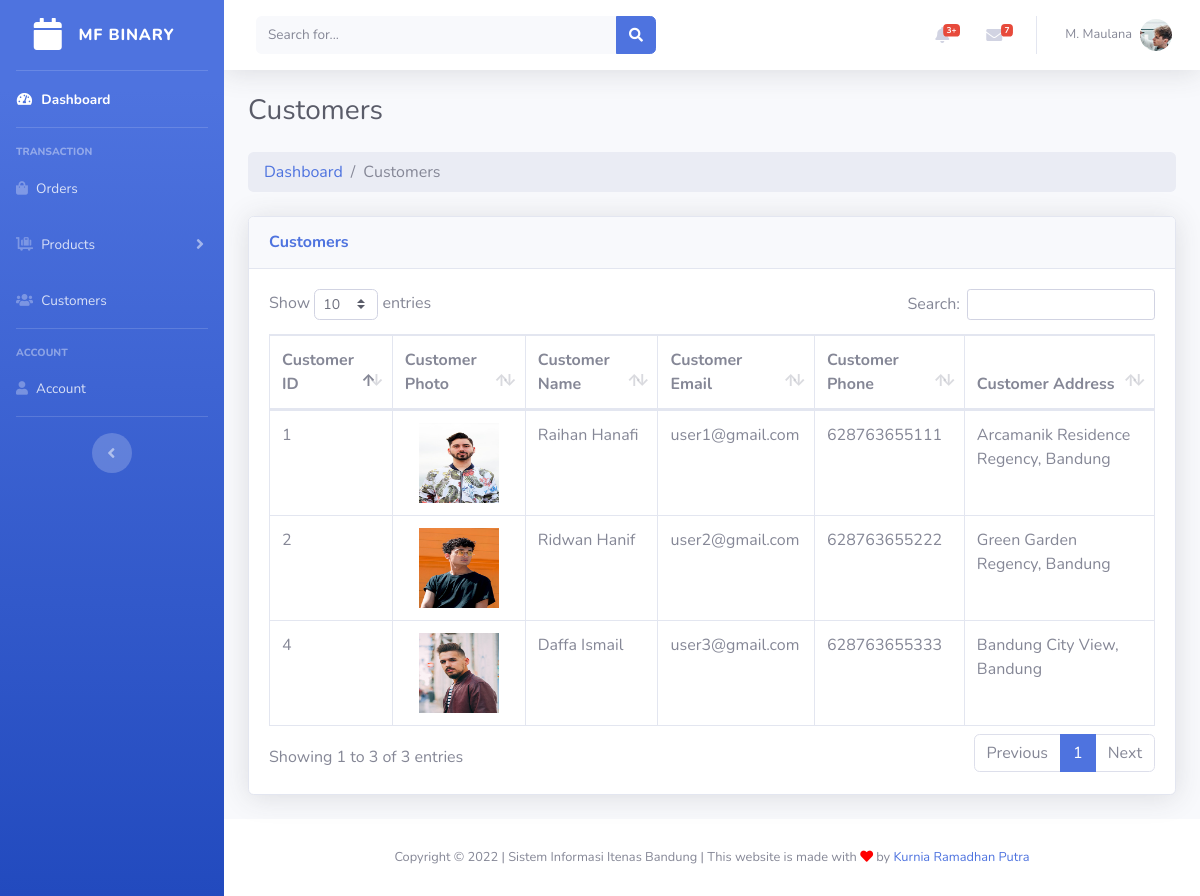
The page /admin/customers.php (signed in) on the database its author committed.
### tables this page shows
CREATE TABLE `users` (
  `user_id` int(11) NOT NULL,
  `user_name` varchar(100) NOT NULL,
  `user_email` varchar(100) NOT NULL,
  `user_password` varchar(100) NOT NULL,
  `user_phone` varchar(20) DEFAULT NULL,
  `user_address` varchar(255) DEFAULT NULL,
  `user_city` varchar(100) DEFAULT NULL,
  `user_photo` varchar(255) DEFAULT NULL
);

### admin/customers.php (the view, shortened to what this page needs)
<?php include('header.php'); ?>
<?php
    $query_customers = "SELECT * FROM users";
    $stmt_customers = $conn->prepare($query_customers);
    $stmt_customers->execute();
    $customers = $stmt_customers->get_result();
?>
<div class="container-fluid">
    <h1 class="h3 mb-2 text-gray-800">Customers</h1>
    <nav class="mt-4 rounded" aria-label="breadcrumb">
        <ol class="breadcrumb px-3 py-2 rounded mb-4">
            <li class="breadcrumb-item"><a href="index.php">Dashboard</a></li>
            <li class="breadcrumb-item active">Customers</li>
        </ol>
    </nav>
    <div class="card shadow mb-4">
        <div class="card-header py-3">
            <h6 class="m-0 font-weight-bold text-primary">Customers</h6>
        </div>
        <div class="card-body">
            <div class="table-responsive">
                <table class="table table-bordered" id="dataTable" width="100%" cellspacing="0">
                    <thead>
                        <tr>
                            <th>Customer ID</th>
                            <th>Customer Photo</th>
                            <th>Customer Name</th>
                            <th>Customer Email</th>
                            <th>Customer Phone</th>
                            <th>Customer Address</th>
                        </tr>
                    </thead>
                    <tbody>
                        <?php foreach($customers as $customer) { ?>
                            <tr>
                                <td><?php echo $customer['user_id']; ?></td>
                                <td class="text-center"><img src="<?php echo '../assets/img/profile/' . $customer['user_photo']; ?>" style="width: 80px; height: 80px;" /></td>
                                <td><?php echo $customer['user_name']; ?></td>
                                <td><?php echo $customer['user_email']; ?></td>
                                <td><?php echo $customer['user_phone']; ?></td>
                                <td><?php echo $customer['user_address'] . ', ' . $customer['user_city']; ?></td>
                            </tr>
                        <?php } ?>
                    </tbody>
                </table>
            </div>
        </div>
    </div>
</div>
</div>
<?php include('footer.php'); ?>

### rows shown on the page
users: user_id "1", user_photo (picture), user_name "Raihan Hanafi", user_email "user1@gmail.com", user_phone "628763655111", user_address "Arcamanik Residence Regency", user_city "Bandung"
users: user_id "2", user_photo (picture), user_name "Ridwan Hanif", user_email "user2@gmail.com", user_phone "628763655222", user_address "Green Garden Regency", user_city "Bandung"
users: user_id "4", user_photo (picture), user_name "Daffa Ismail", user_email "user3@gmail.com", user_phone "628763655333", user_address "Bandung City View", user_city "Bandung"

### other values the page prints
$_SESSION['admin_name'] "M. Maulana"
